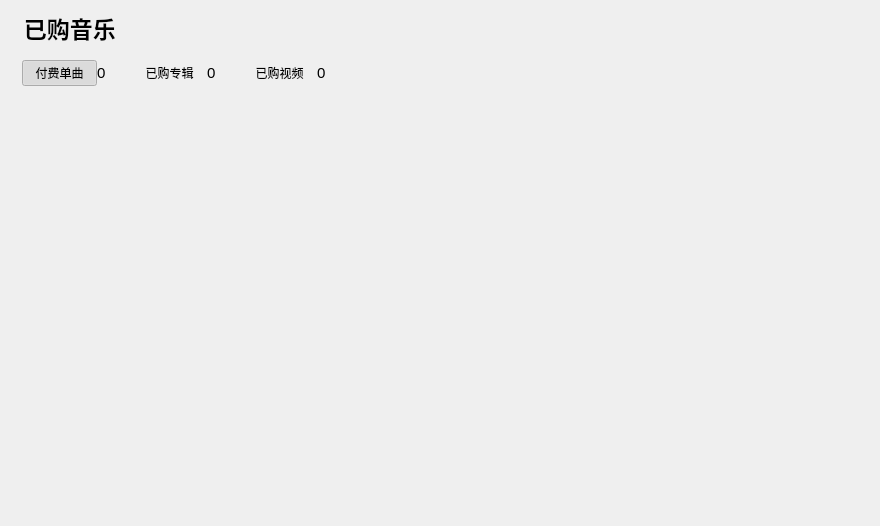
<?xml version="1.0" encoding="UTF-8"?>
<ui version="4.0">
 <class>PurchasedMusic</class>
 <widget class="QWidget" name="PurchasedMusic">
  <property name="geometry">
   <rect>
    <x>0</x>
    <y>0</y>
    <width>880</width>
    <height>526</height>
   </rect>
  </property>
  <property name="windowTitle">
   <string>PurchasedMusic</string>
  </property>
  <layout class="QVBoxLayout" name="verticalLayout_7">
   <item>
    <widget class="QLabel" name="title_label">
     <property name="font">
      <font>
       <pointsize>17</pointsize>
       <bold>true</bold>
      </font>
     </property>
     <property name="text">
      <string>  已购音乐</string>
     </property>
     <property name="scaledContents">
      <bool>true</bool>
     </property>
    </widget>
   </item>
   <item>
    <widget class="QWidget" name="guide_widget" native="true">
     <layout class="QHBoxLayout" name="horizontalLayout_8">
      <property name="leftMargin">
       <number>11</number>
      </property>
      <property name="bottomMargin">
       <number>5</number>
      </property>
      <item>
       <widget class="QWidget" name="guide_widget1" native="true">
        <layout class="QVBoxLayout" name="verticalLayout">
         <property name="spacing">
          <number>2</number>
         </property>
         <property name="leftMargin">
          <number>0</number>
         </property>
         <property name="topMargin">
          <number>0</number>
         </property>
         <property name="rightMargin">
          <number>0</number>
         </property>
         <property name="bottomMargin">
          <number>0</number>
         </property>
         <item>
          <layout class="QHBoxLayout" name="horizontalLayout">
           <property name="spacing">
            <number>0</number>
           </property>
           <item>
            <widget class="QPushButton" name="paid_single_pushButton">
             <property name="sizePolicy">
              <sizepolicy hsizetype="Fixed" vsizetype="Fixed">
               <horstretch>0</horstretch>
               <verstretch>0</verstretch>
              </sizepolicy>
             </property>
             <property name="minimumSize">
              <size>
               <width>75</width>
               <height>0</height>
              </size>
             </property>
             <property name="maximumSize">
              <size>
               <width>75</width>
               <height>16777215</height>
              </size>
             </property>
             <property name="cursor">
              <cursorShape>PointingHandCursor</cursorShape>
             </property>
             <property name="text">
              <string>付费单曲</string>
             </property>
             <property name="checkable">
              <bool>true</bool>
             </property>
             <property name="checked">
              <bool>true</bool>
             </property>
             <property name="flat">
              <bool>true</bool>
             </property>
            </widget>
           </item>
           <item>
            <widget class="QLabel" name="paid_single_number_label">
             <property name="font">
              <font>
               <pointsize>11</pointsize>
              </font>
             </property>
             <property name="cursor">
              <cursorShape>PointingHandCursor</cursorShape>
             </property>
             <property name="text">
              <string>0</string>
             </property>
            </widget>
           </item>
          </layout>
         </item>
         <item>
          <widget class="QLabel" name="idx1_lab">
           <property name="text">
            <string/>
           </property>
           <property name="scaledContents">
            <bool>false</bool>
           </property>
           <property name="alignment">
            <set>Qt::AlignCenter</set>
           </property>
          </widget>
         </item>
        </layout>
       </widget>
      </item>
      <item>
       <spacer name="horizontalSpacer_2">
        <property name="orientation">
         <enum>Qt::Horizontal</enum>
        </property>
        <property name="sizeType">
         <enum>QSizePolicy::Fixed</enum>
        </property>
        <property name="sizeHint" stdset="0">
         <size>
          <width>20</width>
          <height>20</height>
         </size>
        </property>
       </spacer>
      </item>
      <item>
       <widget class="QWidget" name="guide_widget2" native="true">
        <layout class="QVBoxLayout" name="verticalLayout_2">
         <property name="spacing">
          <number>2</number>
         </property>
         <property name="leftMargin">
          <number>0</number>
         </property>
         <property name="topMargin">
          <number>0</number>
         </property>
         <property name="rightMargin">
          <number>0</number>
         </property>
         <property name="bottomMargin">
          <number>0</number>
         </property>
         <item>
          <layout class="QHBoxLayout" name="horizontalLayout_2">
           <property name="spacing">
            <number>0</number>
           </property>
           <item>
            <widget class="QPushButton" name="purchased_albums_pushButton">
             <property name="sizePolicy">
              <sizepolicy hsizetype="Fixed" vsizetype="Fixed">
               <horstretch>0</horstretch>
               <verstretch>0</verstretch>
              </sizepolicy>
             </property>
             <property name="minimumSize">
              <size>
               <width>75</width>
               <height>0</height>
              </size>
             </property>
             <property name="maximumSize">
              <size>
               <width>75</width>
               <height>16777215</height>
              </size>
             </property>
             <property name="cursor">
              <cursorShape>PointingHandCursor</cursorShape>
             </property>
             <property name="text">
              <string>已购专辑</string>
             </property>
             <property name="checkable">
              <bool>true</bool>
             </property>
             <property name="flat">
              <bool>true</bool>
             </property>
            </widget>
           </item>
           <item>
            <widget class="QLabel" name="purchased_albums_number_label">
             <property name="font">
              <font>
               <pointsize>11</pointsize>
              </font>
             </property>
             <property name="cursor">
              <cursorShape>PointingHandCursor</cursorShape>
             </property>
             <property name="text">
              <string>0</string>
             </property>
            </widget>
           </item>
          </layout>
         </item>
         <item>
          <widget class="QLabel" name="idx2_lab">
           <property name="text">
            <string/>
           </property>
           <property name="scaledContents">
            <bool>false</bool>
           </property>
           <property name="alignment">
            <set>Qt::AlignCenter</set>
           </property>
          </widget>
         </item>
        </layout>
       </widget>
      </item>
      <item>
       <spacer name="horizontalSpacer_3">
        <property name="orientation">
         <enum>Qt::Horizontal</enum>
        </property>
        <property name="sizeType">
         <enum>QSizePolicy::Fixed</enum>
        </property>
        <property name="sizeHint" stdset="0">
         <size>
          <width>20</width>
          <height>20</height>
         </size>
        </property>
       </spacer>
      </item>
      <item>
       <widget class="QWidget" name="guide_widget3" native="true">
        <layout class="QVBoxLayout" name="verticalLayout_3">
         <property name="spacing">
          <number>2</number>
         </property>
         <property name="leftMargin">
          <number>0</number>
         </property>
         <property name="topMargin">
          <number>0</number>
         </property>
         <property name="rightMargin">
          <number>0</number>
         </property>
         <property name="bottomMargin">
          <number>0</number>
         </property>
         <item>
          <layout class="QHBoxLayout" name="horizontalLayout_3">
           <property name="spacing">
            <number>0</number>
           </property>
           <item>
            <widget class="QPushButton" name="purchased_video_pushButton">
             <property name="sizePolicy">
              <sizepolicy hsizetype="Fixed" vsizetype="Fixed">
               <horstretch>0</horstretch>
               <verstretch>0</verstretch>
              </sizepolicy>
             </property>
             <property name="minimumSize">
              <size>
               <width>75</width>
               <height>0</height>
              </size>
             </property>
             <property name="maximumSize">
              <size>
               <width>75</width>
               <height>16777215</height>
              </size>
             </property>
             <property name="cursor">
              <cursorShape>PointingHandCursor</cursorShape>
             </property>
             <property name="text">
              <string>已购视频</string>
             </property>
             <property name="checkable">
              <bool>true</bool>
             </property>
             <property name="flat">
              <bool>true</bool>
             </property>
            </widget>
           </item>
           <item>
            <widget class="QLabel" name="purchased_video_number_label">
             <property name="font">
              <font>
               <pointsize>11</pointsize>
              </font>
             </property>
             <property name="cursor">
              <cursorShape>PointingHandCursor</cursorShape>
             </property>
             <property name="text">
              <string>0</string>
             </property>
            </widget>
           </item>
          </layout>
         </item>
         <item>
          <widget class="QLabel" name="idx3_lab">
           <property name="text">
            <string/>
           </property>
           <property name="scaledContents">
            <bool>false</bool>
           </property>
           <property name="alignment">
            <set>Qt::AlignCenter</set>
           </property>
          </widget>
         </item>
        </layout>
       </widget>
      </item>
      <item>
       <spacer name="horizontalSpacer">
        <property name="orientation">
         <enum>Qt::Horizontal</enum>
        </property>
        <property name="sizeHint" stdset="0">
         <size>
          <width>40</width>
          <height>20</height>
         </size>
        </property>
       </spacer>
      </item>
     </layout>
    </widget>
   </item>
   <item>
    <widget class="MyStackedWidget" name="stackedWidget">
     <property name="sizePolicy">
      <sizepolicy hsizetype="Expanding" vsizetype="Expanding">
       <horstretch>0</horstretch>
       <verstretch>0</verstretch>
      </sizepolicy>
     </property>
    </widget>
   </item>
  </layout>
 </widget>
 <customwidgets>
  <customwidget>
   <class>MyStackedWidget</class>
   <extends>QStackedWidget</extends>
   <header>MyStackedWidget.h</header>
   <container>1</container>
  </customwidget>
 </customwidgets>
 <resources/>
 <connections/>
</ui>
